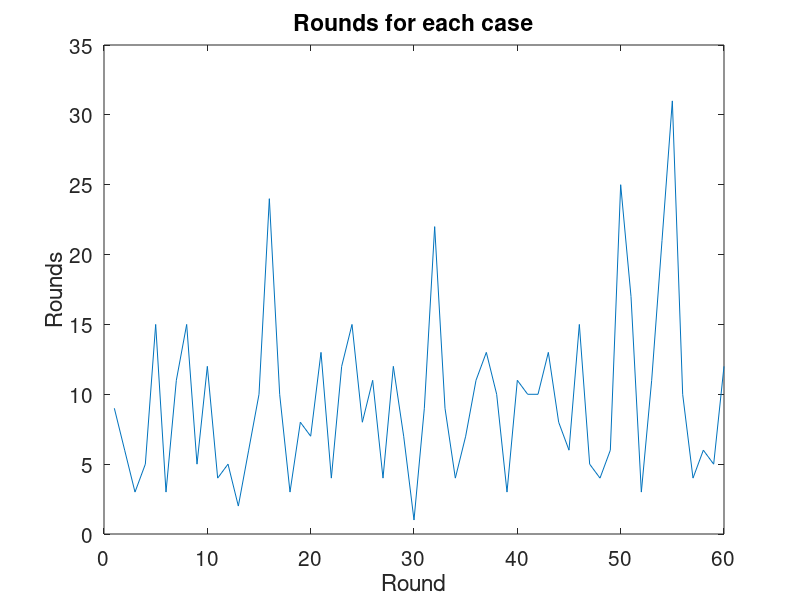

This figure's MATLAB source:
% Load the results from the .mat file
data = load("MC_test_results.mat");
% The structure fields:
% data.assetReserve, data.taxParam, data.repeat, data.rounds, data.shortFall

% Example: Display all rounds for each run
disp('Rounds for each run:');
disp(data.rounds);

% Plot the shortfall history
% n_runs = length(data.shortFall_history);
% figure(1)
% clf
% for i = 1:n_runs
%     plot(data.shortFall_history{i}, '-o');
%     hold on;
% end
% legend(arrayfun(@(i) sprintf('Run %d', i), 1:n_runs, 'UniformOutput', false));
% xlabel('Round');
% ylabel('Shortfall');
% title('Shortfall History');
% set(gca, 'FontSize', 15);

% Plot rounds for each case
figure(2)
clf
plot(data.rounds)
xlabel('Round');
ylabel('Rounds');
title('Rounds for each case');
set(gca, 'FontSize', 15);